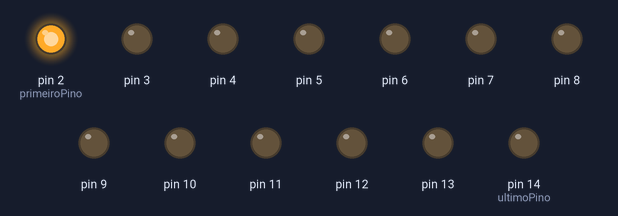
This sketch was run on a simulated Arduino Uno, built with avr-gcc and run on an emulated ATmega328P. On the bench: output pins drawn as LEDs (lit = HIGH).

Above: at 0.15 s.
At 1.05 s:
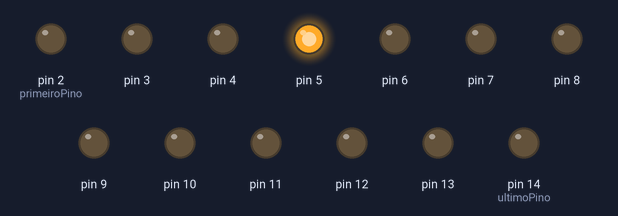
At 2.25 s:
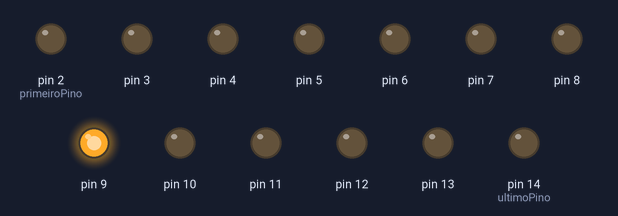
At 4.35 s:
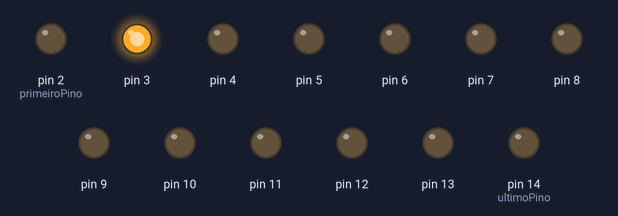
At 6.45 s:
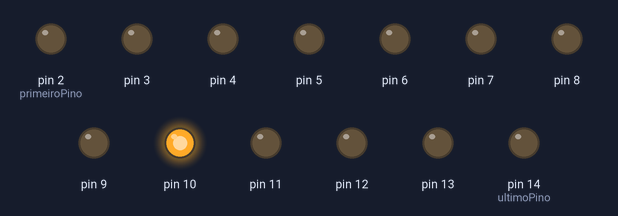
At 8.55 s:
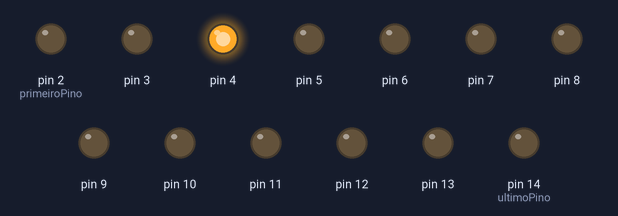
Timing chart, 0 to 9.0 s (numbered marks = the images above):
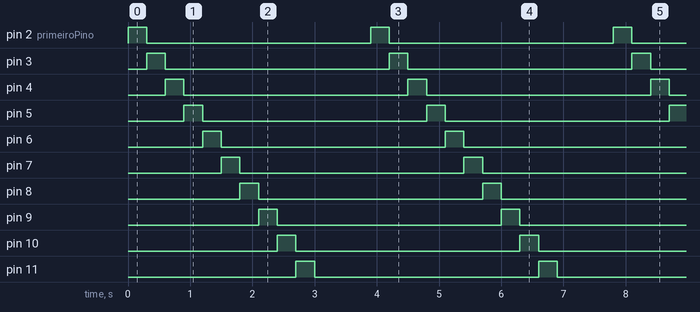

Measured:
- by itself, pin 2 (primeiroPino), pin 3–13, pin 14 (ultimoPino): alternates HIGH for 0.30 s and LOW for 3.6 s
- by itself, everything shown: repeats every 3.9 s, in 14 steps

The sketch:

ex05.ino
```cpp
int primeiroPino = 2;
int ultimoPino = 14;

void setup() {
  for (int pino = primeiroPino; pino <= ultimoPino; pino++) {
    pinMode(pino, OUTPUT);
  }
}

void loop() {
  for (int pino = primeiroPino; pino <= ultimoPino; pino++) {
    digitalWrite(pino, HIGH);
    delay(300);
    digitalWrite(pino, LOW);
  }
}
```
